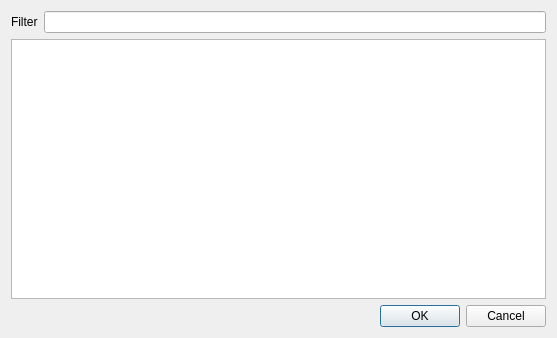
<?xml version="1.0" encoding="UTF-8"?>
<ui version="4.0">
 <class>BookmarkDialog</class>
 <widget class="QDialog" name="BookmarkDialog">
  <property name="geometry">
   <rect>
    <x>0</x>
    <y>0</y>
    <width>557</width>
    <height>338</height>
   </rect>
  </property>
  <property name="windowTitle">
   <string>Dialog</string>
  </property>
  <layout class="QVBoxLayout" name="verticalLayout">
   <item>
    <layout class="QHBoxLayout" name="horizontalLayout">
     <item>
      <widget class="QLabel" name="label">
       <property name="text">
        <string>Filter</string>
       </property>
      </widget>
     </item>
     <item>
      <widget class="QLineEdit" name="lineEdit"/>
     </item>
    </layout>
   </item>
   <item>
    <widget class="QListWidget" name="listWidget"/>
   </item>
   <item>
    <widget class="QDialogButtonBox" name="buttonBox">
     <property name="orientation">
      <enum>Qt::Horizontal</enum>
     </property>
     <property name="standardButtons">
      <set>QDialogButtonBox::Cancel|QDialogButtonBox::Ok</set>
     </property>
    </widget>
   </item>
  </layout>
 </widget>
 <resources/>
 <connections>
  <connection>
   <sender>buttonBox</sender>
   <signal>accepted()</signal>
   <receiver>BookmarkDialog</receiver>
   <slot>accept()</slot>
   <hints>
    <hint type="sourcelabel">
     <x>248</x>
     <y>254</y>
    </hint>
    <hint type="destinationlabel">
     <x>157</x>
     <y>274</y>
    </hint>
   </hints>
  </connection>
  <connection>
   <sender>buttonBox</sender>
   <signal>rejected()</signal>
   <receiver>BookmarkDialog</receiver>
   <slot>reject()</slot>
   <hints>
    <hint type="sourcelabel">
     <x>316</x>
     <y>260</y>
    </hint>
    <hint type="destinationlabel">
     <x>286</x>
     <y>274</y>
    </hint>
   </hints>
  </connection>
 </connections>
</ui>
